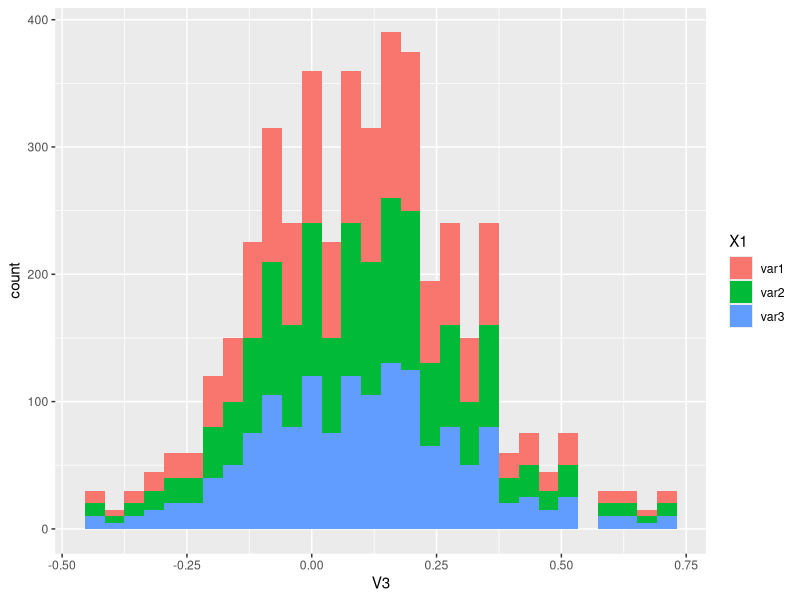

Recreate this plot in R.
## ---- chunk 1
z <- rbinom(30, 1, 0.5)
z
counter <- 0
  
for (i in seq_along(z)){
    if(z[i] == 0) {
      counter <- counter + 1 
    }
  }
print(counter)

## ---- chunk 2
length(z[z==0])



## ---- chunk 3

matrixfunction <- function(row = 2, col = 3){
    df <- expand.grid(x=1:row, y=1:col)
    print(df)
    mvec <- df$x*df$y
    #print(mvec)
    matrix <- matrix(mvec, nrow=row, ncol=col)
    print(matrix)
}

matrixfunction()
## ---- chunk 4
n <- 15 # number of observations in each variable
var <- c("var1", "var2", "var3") # including three variable groups into the var object

data <- data.frame(matrix(nrow= n, ncol=2)) # make dataframe that will have two columns and 15 rows per variable
var_df <- NULL # empty object to assign temporary dataframe to

for(i in 1:length(var)) {
  data[1] <- rep(var[i], each=n) # repeating var (starting with var1) for first column
  data[2] <- rnorm(n=n, mean=runif(1)) # generating 15 random numbers for second column of dataframe, each with different mean for each var
  var_df <- rbind(var_df,data) # binding data in one dataframe
}

str(var_df)


## ---- chunk 5
library(dplyr)

reshufflefunc <- function(n=15, v=3) {
  var_df[2] <- sample(var_df$X2, replace = FALSE) # reshuffling column data
  group_mean<- aggregate(x= var_df$X2, by = list(var_df$X1), FUN = mean)
  
  mean_vec <- group_mean$x # converting to vector
print(mean_vec)
    
}

reshufflefunc()
## ---- chunk 6

rep <- 1:100
df_rep <- NULL
mean_vec <- NULL

for (i in 1:length(rep)) {
  mean_vec <- reshufflefunc()
  var_df[3] <- mean_vec
  var_df[4] <- i
  df_rep <- rbind(df_rep, var_df)
}

str(df_rep)

## ---- chunk 7
library(ggplot2)


plot <- ggplot(data = df_rep)+
  aes(x=V3, fill=X1)+
  geom_histogram()
plot



